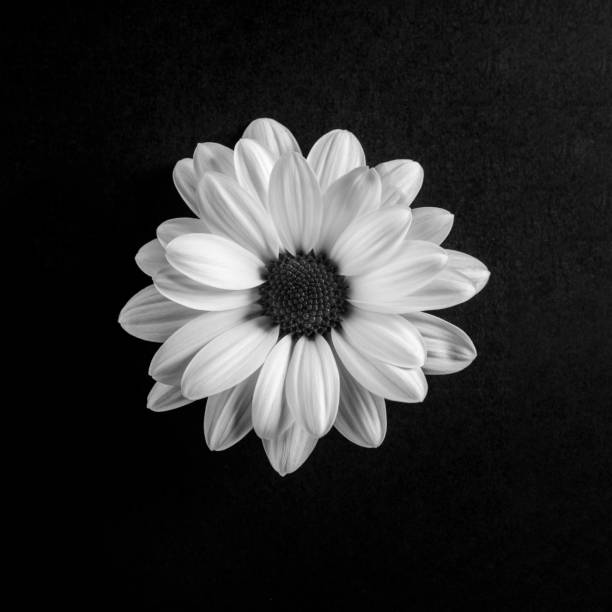
#> input picture CV_Fundemental_FNs/grayscale_1.jpg, 612 x 612 px
$ jupyter execute image_histo_generator.ipynb
#> lines starting #> are read from the running program, lines starting #| are printed output that depends on the picture
[cell 1]
import numpy as np
import cv2
import matplotlib.pyplot as plt

[cell 2]
def histogram(src_img):
    # flattenthe image to one dimensional array
    flat_im = src_img.flatten()
    hist, bin_edges = np.histogram(flat_im, bins=256)
    bin_mids = (bin_edges[:-1] + bin_edges[1:]) / 2
    plt.plot(bin_mids, hist)
    plt.title("histogram")
    plt.show()

[cell 3]
im1 = cv2.imread('grayscale_1.jpg', cv2.IMREAD_GRAYSCALE)
#> im1 is the input picture: shape (612, 612); min 0, max 255, mean 46
histogram(im1)
#> in histogram, `hist, bin_edges = np.histogram(flat_im, bins=256)`: hist = 256 values, max 68379 at index 1, min 1 at index 254, mean 1463.1; bin_edges = 257 values from 0 to 255
#> in histogram, `bin_mids = (bin_edges[:-1] + bin_edges[1:]) / 2`: bin_mids = 256 values from 0.498 to 254.5
#> in histogram, `plt.show()`:
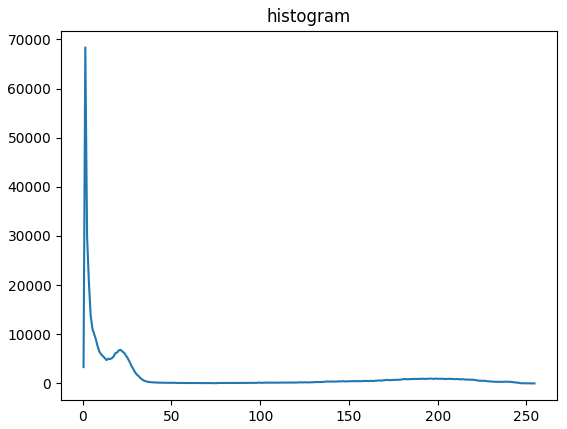
#> figure drawn by matplotlib, 1 panel; curve peaks at x = 1.49, y = 68379

[cell 4]
im2 = cv2.imread('grayscale_2.jpg', cv2.IMREAD_GRAYSCALE)
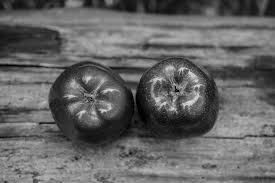
#> input picture CV_Fundemental_FNs/grayscale_2.jpg, 275 x 183 px
#> im2 is the input picture: shape (183, 275); min 0, max 226, mean 100.8
histogram(im2)
#> in histogram (call 2), `hist, bin_edges = np.histogram(flat_im, bins=256)`: hist = 256 values, max 623 at index 152, min 0 at index 8, mean 196.6; bin_edges = 257 values from 0 to 226
#> in histogram (call 2), `bin_mids = (bin_edges[:-1] + bin_edges[1:]) / 2`: bin_mids = 256 values from 0.441 to 225.6
#> in histogram (call 2), `plt.show()`:
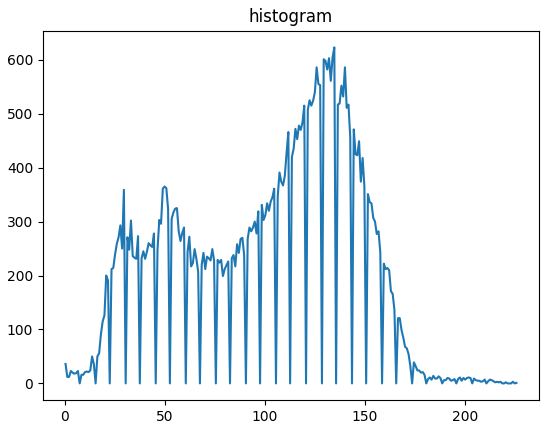
#> figure drawn by matplotlib, 1 panel; curve peaks at x = 134.6, y = 623
